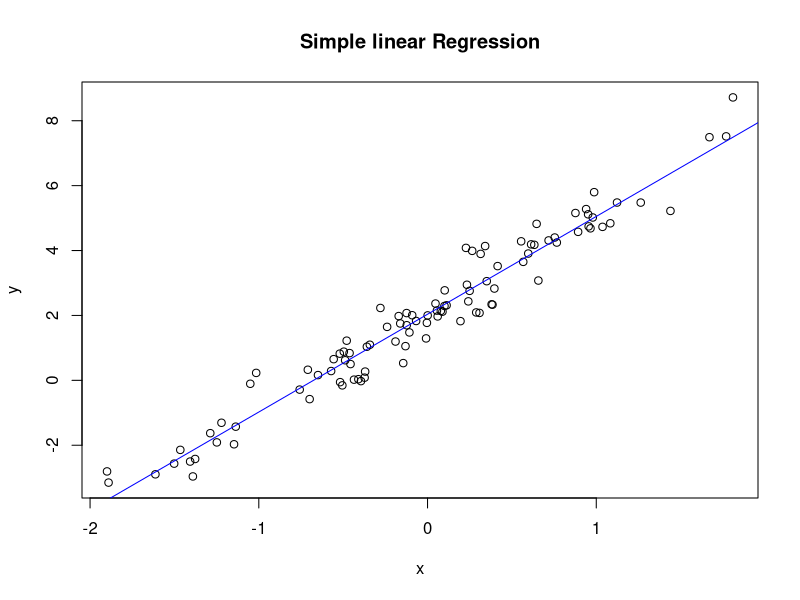

This figure's R source:
#Chapter 1
#Exercise 1
x <- rnorm(100)
y <- 2 + 3 * x + rnorm(100) * 0.5
str(x)
str(y)

model1 <- lm(y ~ x)
model1

#Exercise 2
x <- rnorm(100)
y <- 2 + 3 * x + rnorm(100) * 0.5
model1 <- lm(y ~ x)
plot(x, y, main = "Simple linear Regression")
abline(model1$coefficients, col = "blue")

#Chapter 2
#Exercise 1
c(1,2,3,4) + 2
c(1,2,3) - c(2,3,4)
c(1,2,3) * c(2,3,4)
c(1,2,3) / c(2,3,4)
c(1,2,3) ^ 2
c(1,2,3) ^ c(2,3,4)
c(1,2,3,14) %% 2
c(a=1,b=2,c=3) + c(b=2,c=3,d=4)
c(a=1,b=2,3) + c(b=2,c=3,d=4)

#Exercise 2
vec <- 1:9
mat1 <- matrix(vec, nrow = 3)
mat1

#Exercise 3
mat2 <- matrix(vec, nrow = 3, byrow = TRUE, dimnames = list(c("a", "b", "c"), c("d", "e", "f")))
mat2

m1 <- matrix(1:12, nrow = 4, byrow = TRUE)
m1
m2 <- matrix(1:12, nrow = 4, byrow = FALSE)
m2
m1 + m2
m1 - m2
m1 * m2
m1 / m2

#Exercise 4
m1[1,2]

#Exercise 5
factor(dept <- c("ACCOUNTS", "HR", "ADMIN", "OPERATIONS", "IT"))

#Exercise 6
list(Name = "Scott", Age = 34, Department = "HR")

#Exercise 7
Serial_No <- c(1,2,3)
Emp_Code <- c(1001,1002,1003)
"Emp. Name" <- c("John Doe", "Jane Doe", "Steve Graves")
Salary <- c(2500,3000,4500)
data.frame(Serial_No, Emp_Code, `Emp. Name`, Salary)

#Chapter 3
#Exercise 1
#a
getwd()
#b
x <- c(2,1,7)
y <- c("f","r", "n")
z <- list(x, y)
str(x)
str(y)
str(z)

#Exercise 2
#All done

#Chapter 4
#Exercise 1
gred <- c(1,2,3,4,5,6,7,8,9)
ifelse(gred %% 2 == 0, " the number is even", "the number is odd")

#Exercise 2
no5 <- 1:100
for (i in no5) {
  if(i %% 5 == 0){
    print(i)
  }
  i = i+1
}
